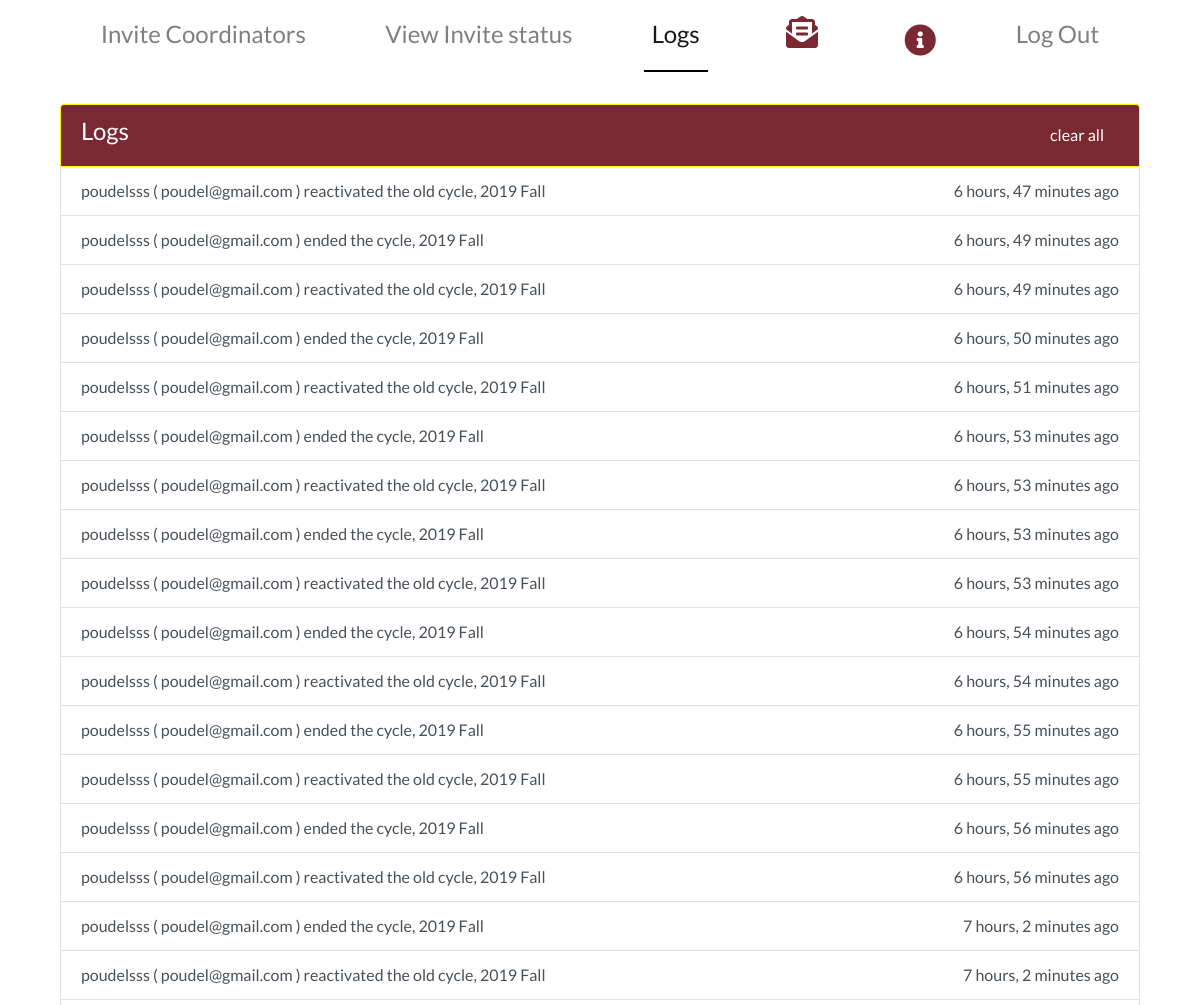
The page /logs (upper part) on the database as committed earlier.
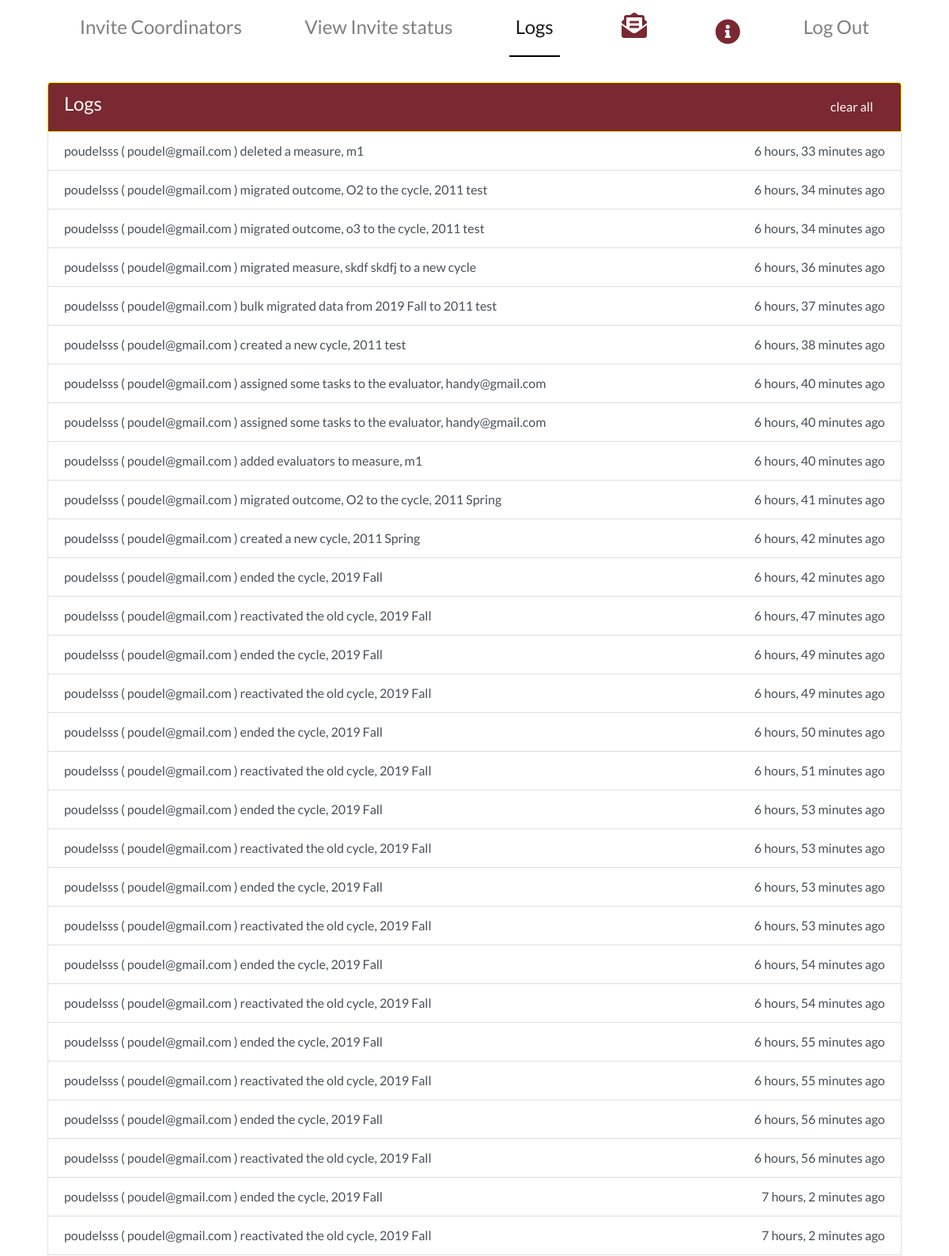
The same page on the database as committed later.
### main/models.py (models this page shows)
class Log(models.Model):
    message = models.CharField(max_length=400)
    created_at = models.DateTimeField()
    read = models.BooleanField(default=False)

### main/views.py (the view)
# urls.py: path('logs', views.logs, name='logs'),
def logs(request):
    logs = Log.objects.filter(read=False).order_by('-created_at')
    logs_count = logs.count()
    context = {"logs":logs, 'log':'active', 'logs_count':logs_count, 'cordinator':InvitedCo.objects.all()}
    return render(request, 'main/logs.html', context)

### main/templates/main/logs.html (shortened to what this page needs)
{% extends  'main/superadminbase.html' %}
{% load static %}
{% block body_block %}
<div class = "container">
  <div class = "container-fluid">
    <ul class="list-group" style = "overflow-y:auto; height: 80vh;">
      <li class="list-group-item  list-group-item-action active  d-flex justify-content-between"><span> <h4>Logs</h4> </span>
        <a href = "{%url 'main:clear_log'%}">clear all</a>
      </li>
      {%for log in logs%}
        <a href= "#" class="list-group-item list-group-item-action d-flex justify-content-between"><span>{{log.message}}</span>
           {{log.created_at|timesince}} ago
         </a>
  {%empty%}
  <a href= "#" class="list-group-item list-group-item-action text-center" style="padding:20px;"><span >No activity to log. <br/> Please check back later</span>
   </a>
  {%endfor%}
</ul>
</div>
</div>
{%endblock%}

Rows that differ between the two databases and show on the page:
added Log: message "poudelsss ( poudel@gmail.com ) deleted a measure, m1", created_at "6 hours, 33 minutes"
added Log: message "poudelsss ( poudel@gmail.com ) migrated outcome, O2 to the cycle, 2011 test", created_at "6 hours, 34 minutes"
added Log: message "poudelsss ( poudel@gmail.com ) migrated outcome, o3 to the cycle, 2011 test", created_at "6 hours, 34 minutes"
added Log: message "poudelsss ( poudel@gmail.com ) migrated measure, skdf skdfj to a new cycle", created_at "6 hours, 36 minutes"
added Log: message "poudelsss ( poudel@gmail.com ) bulk migrated data from 2019 Fall to 2011 test", created_at "6 hours, 37 minutes"
added Log: message "poudelsss ( poudel@gmail.com ) created a new cycle, 2011 test", created_at "6 hours, 38 minutes"
added Log: message "poudelsss ( poudel@gmail.com ) assigned some tasks to the evaluator, handy@gmail.com", created_at "6 hours, 40 minutes"
added Log: message "poudelsss ( poudel@gmail.com ) assigned some tasks to the evaluator, handy@gmail.com", created_at "6 hours, 40 minutes"
added Log: message "poudelsss ( poudel@gmail.com ) added evaluators to measure, m1", created_at "6 hours, 40 minutes"
added Log: message "poudelsss ( poudel@gmail.com ) migrated outcome, O2 to the cycle, 2011 Spring", created_at "6 hours, 41 minutes"
added Log: message "poudelsss ( poudel@gmail.com ) created a new cycle, 2011 Spring", created_at "6 hours, 42 minutes"
added Log: message "poudelsss ( poudel@gmail.com ) ended the cycle, 2019 Fall", created_at "6 hours, 42 minutes"
